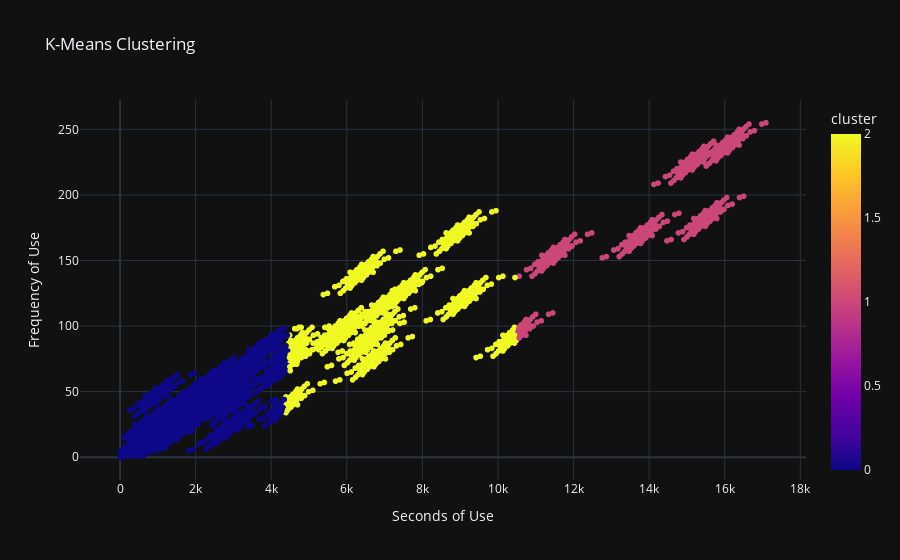

Source (notebook cell):
### Markdown cell above
#### K-Means Clustering

### Code cell
num_clusters = 3

cluster_df = df.copy()
numeric_columns = cluster_df.select_dtypes(include=['float64', 'int64'])

kmeans = KMeans(n_clusters=num_clusters, random_state=42, n_init=10)
cluster_df['cluster'] = kmeans.fit_predict(numeric_columns)

fig = px.scatter(cluster_df, 
                x='seconds_of_use', 
                y='frequency_of_use', 
                labels=LABELS_DICT,
                color='cluster', 
                title='K-Means Clustering')
fig.show()

### Figure 1 — Plotly figure (JSON) as saved in the notebook; plotly's stock layout.template omitted (floating-point values rounded to 4 significant figures; data arrays with more than 128 entries replaced by an {"elided": "..."} marker saying what was removed)
{"data": [{"hovertemplate": "Seconds of Use=%{x}<br>Frequency of Use=%{y}<br>cluster=%{marker.color}<extra></extra>", "legendgroup": "", "marker": {"color": {"elided": "2850 int values"}, "coloraxis": "coloraxis", "symbol": "circle"}, "mode": "markers", "name": "", "showlegend": false, "type": "scattergl", "x": {"elided": "2850 int values"}, "xaxis": "x", "y": {"elided": "2850 int values"}, "yaxis": "y"}], "layout": {"coloraxis": {"colorbar": {"title": {"text": "cluster"}}, "colorscale": [[0, "#0d0887"], [0.1111, "#46039f"], [0.2222, "#7201a8"], [0.3333, "#9c179e"], [0.4444, "#bd3786"], [0.5556, "#d8576b"], [0.6667, "#ed7953"], [0.7778, "#fb9f3a"], [0.8889, "#fdca26"], [1, "#f0f921"]]}, "legend": {"tracegroupgap": 0}, "title": {"text": "K-Means Clustering"}, "xaxis": {"anchor": "y", "domain": [0, 1], "title": {"text": "Seconds of Use"}}, "yaxis": {"anchor": "x", "domain": [0, 1], "title": {"text": "Frequency of Use"}}}}
